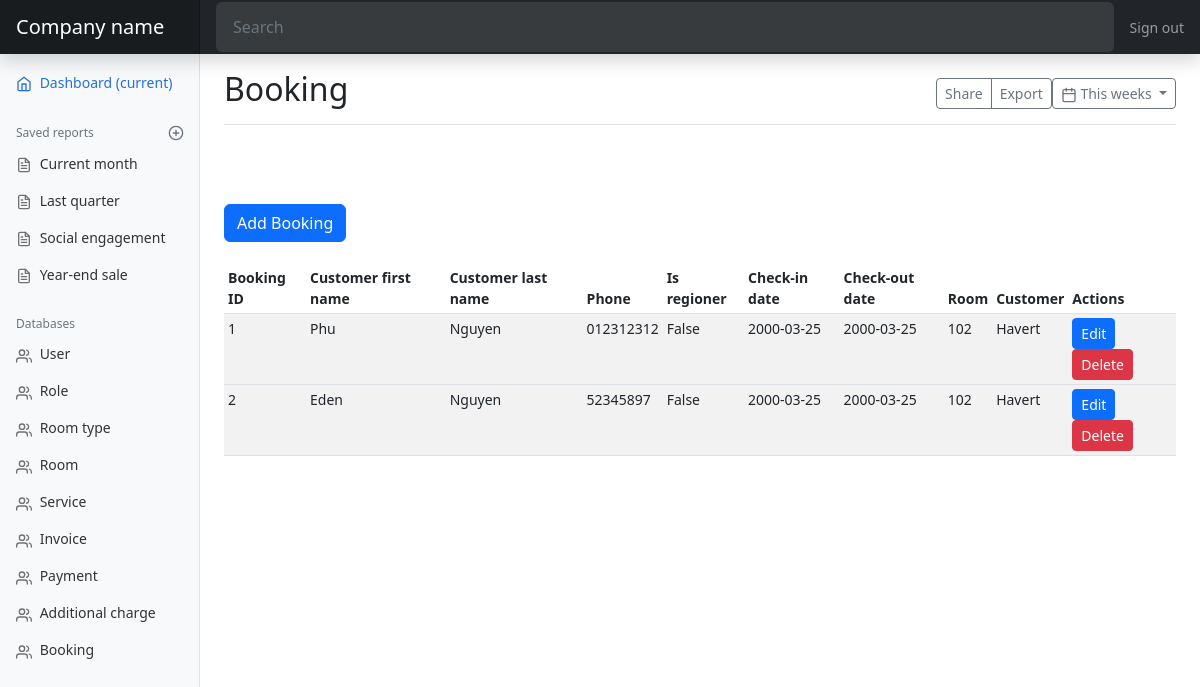
The page /booking on the database as committed earlier.
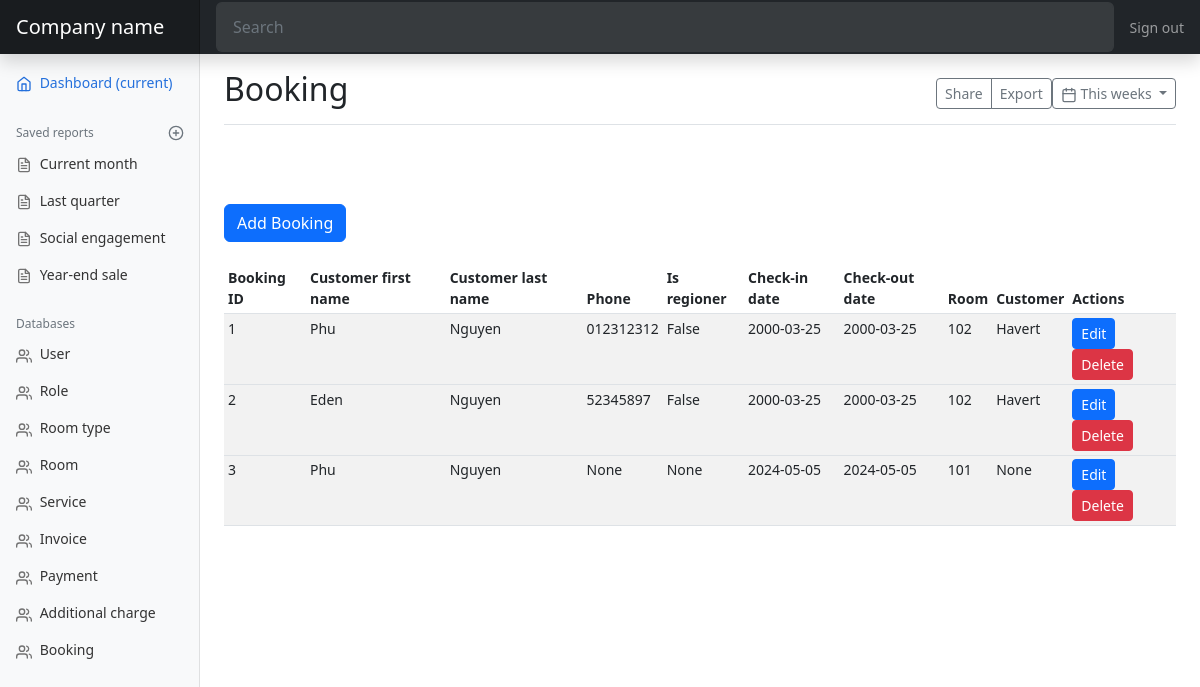
The same page on the database as committed later.
### models.py (models this page shows, shortened)
class Booking(db.Model):
    id = db.Column(db.Integer, primary_key=True)
    customer_first_name = db.Column(db.String(50))
    customer_last_name = db.Column(db.String(50))
    age = db.Column(db.Integer)
    sex = db.Column(db.Enum(Sex))
    email = db.Column(db.String(50))
    phone = db.Column(db.String(50))
    is_regioner = db.Column(db.Boolean)
    created_date = db.Column(db.Date)
    checkin_date = db.Column(db.Date)
    checkout_date = db.Column(db.Date)
    total_price = db.Column(db.Float)
    user_id = db.Column(db.Integer, db.ForeignKey('user.id'))
    user = db.relationship('User', backref=db.backref('booking', lazy=True))
    room_id = db.Column(db.Integer, db.ForeignKey('room.id'))
    room = db.relationship('Room', backref=db.backref('booking', lazy=True))
    customer_id = db.Column(db.Integer, db.ForeignKey('customer.id'))
    customer = db.relationship('Customer', backref=db.backref('booking', lazy=True))
    status = db.Column(db.Enum(BookingStatus))

class Room(db.Model):
    id = db.Column(db.Integer, primary_key=True)
    room_no = db.Column(db.String(50))
    image = db.Column(db.String(255))
    description = db.Column(db.Text)
    room_type_id = db.Column(db.Integer, db.ForeignKey('room_type.id'))
    room_type = db.relationship('RoomType', backref=db.backref('room', lazy=True))
    def __str__(self) -> str:
        return self.room_no

class Customer(db.Model):
    id = db.Column(db.Integer, primary_key=True)
    first_name = db.Column(db.String(50))
    last_name = db.Column(db.String(50))
    sex = db.Column(db.Enum(Sex))
    age = db.Column(db.Integer)
    email = db.Column(db.String(50))
    phone = db.Column(db.String(50))
    def __str__(self) -> str:
        return self.first_name

### views.py (the view)
@app.route('/booking')
def booking_page():
    bookings = models.Booking.query.all()
    return render_template('mdBooking.html', bookings=bookings)

### templates/mdbooking.html
{% extends 'admin.html' %}
{% block title %}Booking{% endblock %}
{% block content %}
<a href="{{ url_for('add_booking') }}" class="btn btn-primary" tabindex="-1" role="button">Add Booking</a>
<br/>
<br/>
<div class="table-responsive">
  <table class="table table-striped table-sm">
    <thead>
      <tr>
        <th>Booking ID</th>
        <th>Customer first name</th>
        <th>Customer last name</th>
        <th>Phone</th>
        <th>Is regioner</th>
        <th>Check-in date</th>
        <th>Check-out date</th>
        <th>Room</th>
        <th>Customer</th>
        <th>Actions</th>
      </tr>
    </thead>
    <tbody>
      {% for booking in bookings %}
      <tr>
        <td>{{ booking.id }}</td>
        <td>{{ booking.customer_first_name }}</td>
        <td>{{ booking.customer_last_name }}</td>
        <td>{{ booking.phone }}</td>
        <td>{{ booking.is_regioner }}</td>
        <td>{{ booking.checkin_date }}</td>
        <td>{{ booking.checkout_date }}</td>
        <td>{{ booking.room }}</td>
        <td>{{ booking.customer }}</td>
        <td>
          <a href="{{ url_for('edit_booking', booking_id=booking.id) }}" class="btn btn-primary btn-sm">Edit</a>
          <a href="{{ url_for('delete_booking', booking_id=booking.id) }}" class="btn btn-danger btn-sm">Delete</a>
        </td>
      <tr>
        {% endfor %}
    </tbody>
  </table>
</div>
{% endblock %}

### templates/admin.html (shortened to what this page needs)
<!DOCTYPE html>
<html lang="en">
<head>
    <link rel="stylesheet" href="{{ url_for('static', filename='assets/dist/css/bootstrap.min.css') }}" />
    <link href="{{ url_for('static', filename='dashboard.css') }}" rel="stylesheet" />
</head>
<body>
    <nav class="navbar navbar-dark sticky-top bg-dark flex-md-nowrap p-0 shadow">
        {% if current_user.is_authenticated %}
        <a class="navbar-brand col-md-3 col-lg-2 mr-0 px-3" href="#">Welcome, {{ current_user.username }}</a>
        {% else %}
        <a class="navbar-brand col-md-3 col-lg-2 mr-0 px-3" href="#">Company name</a>
        {% endif %}
        <input class="form-control form-control-dark w-100" type="text" placeholder="Search" aria-label="Search" />
        <ul class="navbar-nav px-3">
            <li class="nav-item text-nowrap">
                <a class="nav-link" href="{{ url_for('logout') }}">Sign out</a>
            </li>
        </ul>
    </nav>
    <div class="container-fluid">
        <div class="row">
            <nav id="sidebarMenu" class="col-md-3 col-lg-2 d-md-block bg-light sidebar collapse">
                <div class="sidebar-sticky pt-3">
                    <ul class="nav flex-column mb-2">
                        <li class="nav-item">
                            <a class="nav-link active" href="{{ url_for('index') }}">
                                <span data-feather="home"></span>
                                Dashboard <span class="sr-only">(current)</span>
                            </a>
                        </li>
                    </ul>
                    <h6
                        class="sidebar-heading d-flex justify-content-between align-items-center px-3 mt-4 mb-1 text-muted">
                        <span>Saved reports</span>
                        <a class="d-flex align-items-center text-muted" href="#" aria-label="Add a new report"><span
                                data-feather="plus-circle"></span></a>
                    </h6>
                    <ul class="nav flex-column mb-2">
                        <li class="nav-item">
                            <a class="nav-link" href="#">
                                <span data-feather="file-text"></span>
                                Current month
                            </a>
                        </li>
                        <li class="nav-item">
                            <a class="nav-link" href="#">
                                <span data-feather="file-text"></span>
                                Last quarter
                            </a>
                        </li>
                        <li class="nav-item">
                            <a class="nav-link" href="#">
                                <span data-feather="file-text"></span>
                                Social engagement
                            </a>
                        </li>
                        <li class="nav-item">
                            <a class="nav-link" href="#">
                                <span data-feather="file-text"></span>
                                Year-end sale
                            </a>
                        </li>
                    </ul>
                    <h6
                        class="sidebar-heading d-flex justify-content-between align-items-center px-3 mt-4 mb-1 text-muted">
                        <span>Databases</span>
                    </h6>
                    <ul class="nav flex-column">
                        <li class="nav-item">
                            <a class="nav-link" href="{{ url_for('user_page') }}">
                                <span data-feather="users"></span>
                                User
                            </a>
                        </li>
                        <li class="nav-item">
                            <a class="nav-link" href="{{ url_for('role_page') }}">
                                <span data-feather="users"></span>
                                Role
                            </a>
                        </li>
                        <li class="nav-item">
                            <a class="nav-link" href="{{ url_for('room_type_page') }}">
                                <span data-feather="users"></span>
                                Room type
                            </a>
                        </li>
                        <li class="nav-item">
                            <a class="nav-link" href="{{ url_for('room_page') }}">
                                <span data-feather="users"></span>
                                Room
                            </a>
                        </li>
                        <li class="nav-item">
                            <a class="nav-link" href="{{ url_for('service_page') }}">
                                <span data-feather="users"></span>
                                Service
                            </a>
                        </li>
                        <li class="nav-item">
                            <a class="nav-link" href="{{ url_for('invoice_page') }}">
                                <span data-feather="users"></span>
                                Invoice
                            </a>
                        </li>
                        <li class="nav-item">
                            <a class="nav-link" href="{{ url_for('payment_page') }}">
                                <span data-feather="users"></span>
                                Payment
                            </a>
                        </li>
                        <li class="nav-item">
                            <a class="nav-link" href="{{ url_for('additional_charge_page') }}">
                                <span data-feather="users"></span>
                                Additional charge
                            </a>
                        </li>
                        <li class="nav-item">
                            <a class="nav-link" href="{{ url_for('booking_page') }}">
                                <span data-feather="users"></span>
                                Booking
                            </a>
                        </li>
                    </ul>
                </div>
            </nav>
            <main class="col-md-9 ms-sm-auto col-lg-10 px-md-4">
                <div
                    class="d-flex justify-content-between flex-wrap flex-md-nowrap align-items-center pt-3 pb-2 mb-3 border-bottom">
                    <h1 class="h2">{% block title %}Dashboard Home Page{% endblock %}</h1>
                    <div class="btn-toolbar mb-2 mb-md-0">
                        <div class="btn-group mr-2">
                            <button type="button" class="btn btn-sm btn-outline-secondary">Share</button>
                            <button type="button" class="btn btn-sm btn-outline-secondary">Export</button>
                        </div>
                        <button type="button" class="btn btn-sm btn-outline-secondary dropdown-toggle">
                            <span data-feather="calendar"></span>
                            This weeks
                        </button>
                    </div>
                </div>
                <br /><br /><br />
                {% block content %}
                {% endblock %}
            </main>
        </div>
    </div>
</body>
</html>

### static/dashboard.css (style rules this page uses)
body { font-size: .875rem; }
.feather { width: 16px; height: 16px; }
.sidebar { position: fixed; top: 0; bottom: 0; left: 0; z-index: 100; padding: 48px 0 0; box-shadow: inset -1px 0 0 rgba(0, 0, 0, .1); }
.sidebar-sticky { height: calc(100vh - 48px); overflow-x: hidden; overflow-y: auto; }
.sidebar .nav-link { font-weight: 500; color: #333; }
.sidebar .nav-link .feather { margin-right: 4px; color: #727272; }
.sidebar .nav-link.active { color: #2470dc; }
.sidebar .nav-link:hover .feather, .sidebar .nav-link.active .feather { color: inherit; }
.sidebar-heading { font-size: .75rem; }
.navbar-brand { padding-top: .75rem; padding-bottom: .75rem; background-color: rgba(0, 0, 0, .25); box-shadow: inset -1px 0 0 rgba(0, 0, 0, .25); }
.navbar .form-control { padding: .75rem 1rem; }
.form-control-dark { color: #fff; background-color: rgba(255, 255, 255, .1); border-color: rgba(255, 255, 255, .1); }

Rows that differ between the two databases and show on the page:
added Booking: id "3", customer_first_name "Phu", customer_last_name "Nguyen", phone "None", is_regioner "None", checkin_date "2024-05-05", checkout_date "2024-05-05", room "101", customer "None"
